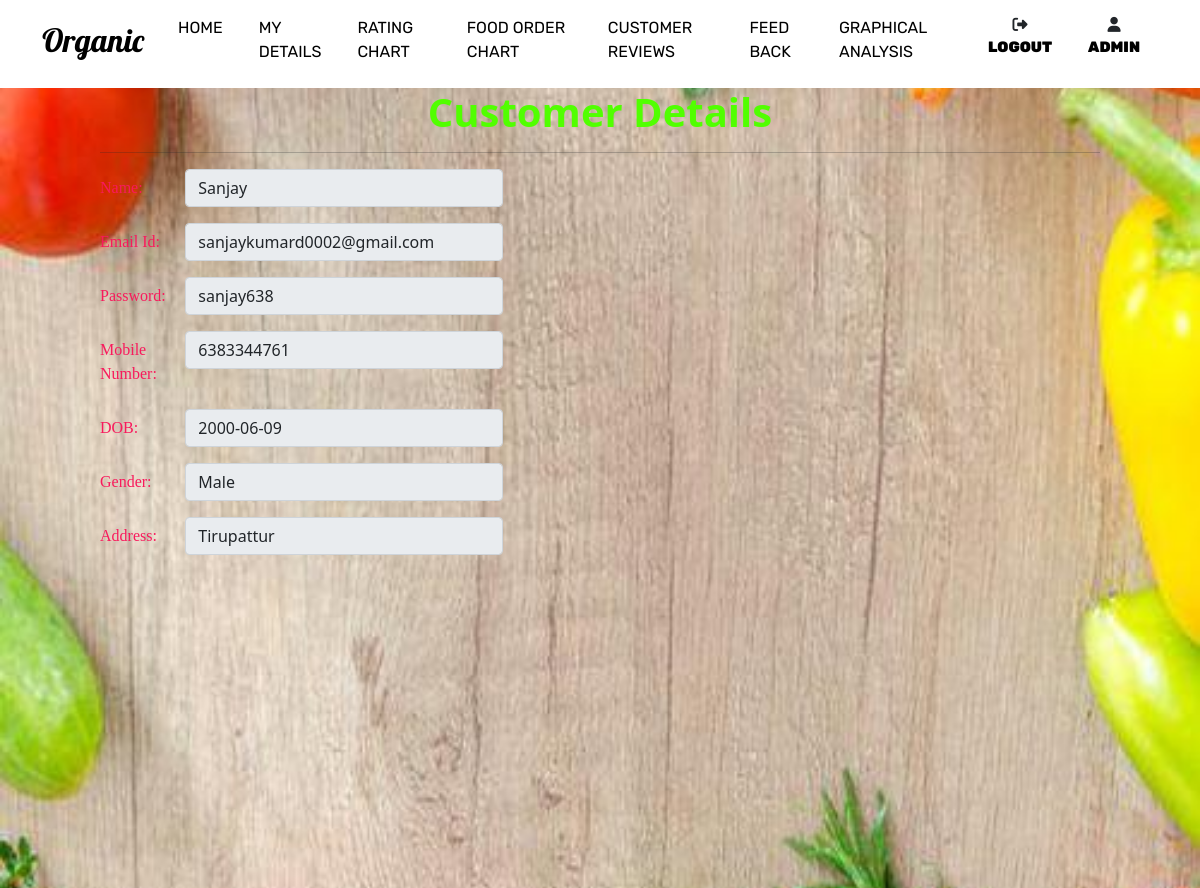
Page /mydetails (signed in) on the committed database.
### Customer/models.py (models this page shows)
class UserRegistration(models.Model):
    firstname = models.CharField(max_length=300)
    email = models.CharField(max_length=100)
    password = models.CharField(max_length=100)
    mobilenumber = models.CharField(max_length=100)
    dob = models.CharField(max_length=100)
    gender =models.CharField(max_length=100)
    address = models.CharField(max_length=100)

### Customer/views.py (the view)
# urls.py: re_path(r'^mydetails',Customer_views.mydetails, name="mydetails"),
def mydetails(request):
    name = request.session['userid']
    ted = UserRegistration.objects.get(id=name)
    return render(request, 'user/mydetails.html',{'object':ted})

### assests/templates/user/mydetails.html (shortened to what this page needs)
{% extends 'user/userdetails.html' %}
{% block userblock %}
{% load static %}
<body>
  <section class="new1">
  <div class="m-2">
<form class="con"  method="POST" >
       <div class="container">
        <div class="row">
          <div class="col-md-12 text-center">
            <h1 style="color: rgb(81, 255, 0);">Customer Details</h1>
            <hr>
            </div>
            </div>
          <div class="row mb-3">
             <label style="color: rgb(248,26,92); font-family: arial black;" class="col-form-label col-sm-1">Name:</label>
             <div class="col-sm-4">
                  <input type="text" class="form-control" value="{{object.firstname}}" readonly>
              </div>
           </div>
          <div class="row mb-3">
            <label style="color: rgb(248,26,92);font-family: arial black;" class="col-form-label col-sm-1">Email Id:</label>
            <div class="col-sm-4">
                <input type="email" class="form-control" value="{{object.email}}" readonly>
            </div>
          </div>
          <div class="row mb-3">
            <label style="color: rgb(248,26,92); font-family: arial black;" class="col-form-label col-sm-1">Password:</label>
            <div class="col-sm-4">
                <input type="text" class="form-control" value="{{object.password}}" readonly>
            </div>
          </div>
          <div class="row mb-3">
            <label style="color: rgb(248,26,92); font-family: arial black;" class="col-form-label col-sm-1">Mobile Number:</label>
            <div class="col-sm-4">
                <input type="text" class="form-control" value="{{object.mobilenumber}}" readonly>
            </div>
          </div>
          <div class="row mb-3">
            <label style="color: rgb(248,26,92);font-weight: 100; font-family: arial black;" class="col-form-label col-sm-1">DOB:</label>
            <div class="col-sm-4">
                <input type="text" class="form-control" value="{{object.dob}}" readonly>
            </div>
          </div>
          <div class="row mb-3">
            <label style="color: rgb(248,26,92); font-family: arial black;" class="col-form-label col-sm-1">Gender:</label>
            <div class="col-sm-4">
                <input type="text" class="form-control" value="{{object.gender}}" readonly>
            </div>
          </div>
          <div class="row mb-3">
            <label style="color: rgb(248,26,92); font-family: arial black;" for="inputEmail" class="col-form-label col-sm-1">Address:</label>
            <div class="col-sm-4">
                <input type="text" class="form-control" value="{{object.address}}" readonly>
            </div>
          </div>
        </div>
</form>
</div>
</section>
</body>
{% endblock %}

### rows in the picture
UserRegistration: firstname "Sanjay", email "sanjaykumard0002@gmail.com", password "sanjay638", mobilenumber "6383344761", dob "2000-06-09", gender "Male", address "Tirupattur"
